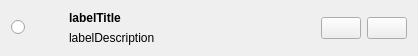
<?xml version="1.0" encoding="UTF-8"?>
<ui version="4.0">
 <class>ItemWidget</class>
 <widget class="QWidget" name="ItemWidget">
  <property name="geometry">
   <rect>
    <x>0</x>
    <y>0</y>
    <width>418</width>
    <height>56</height>
   </rect>
  </property>
  <property name="windowTitle">
   <string notr="true">ItemWidget</string>
  </property>
  <layout class="QGridLayout" name="gridLayout">
   <item row="0" column="1">
    <widget class="QLabel" name="labelIcon">
     <property name="minimumSize">
      <size>
       <width>32</width>
       <height>32</height>
      </size>
     </property>
     <property name="maximumSize">
      <size>
       <width>32</width>
       <height>32</height>
      </size>
     </property>
     <property name="text">
      <string notr="true"/>
     </property>
    </widget>
   </item>
   <item row="0" column="2">
    <layout class="QVBoxLayout" name="verticalLayout">
     <item>
      <widget class="QLabel" name="labelTitle">
       <property name="sizePolicy">
        <sizepolicy hsizetype="MinimumExpanding" vsizetype="Preferred">
         <horstretch>0</horstretch>
         <verstretch>0</verstretch>
        </sizepolicy>
       </property>
       <property name="font">
        <font>
         <weight>75</weight>
         <bold>true</bold>
        </font>
       </property>
       <property name="text">
        <string notr="true">labelTitle</string>
       </property>
      </widget>
     </item>
     <item>
      <widget class="QLabel" name="labelDescription">
       <property name="sizePolicy">
        <sizepolicy hsizetype="MinimumExpanding" vsizetype="MinimumExpanding">
         <horstretch>0</horstretch>
         <verstretch>0</verstretch>
        </sizepolicy>
       </property>
       <property name="text">
        <string notr="true">labelDescription</string>
       </property>
       <property name="wordWrap">
        <bool>true</bool>
       </property>
      </widget>
     </item>
    </layout>
   </item>
   <item row="0" column="3">
    <widget class="QPushButton" name="pushEdit">
     <property name="toolTip">
      <string>Edit</string>
     </property>
     <property name="text">
      <string/>
     </property>
    </widget>
   </item>
   <item row="0" column="4">
    <widget class="QPushButton" name="pushDelete">
     <property name="toolTip">
      <string>Delete</string>
     </property>
     <property name="text">
      <string/>
     </property>
    </widget>
   </item>
   <item row="0" column="0">
    <widget class="QRadioButton" name="radioState">
     <property name="toolTip">
      <string>Set or unset entry as default boot entry.</string>
     </property>
     <property name="text">
      <string/>
     </property>
    </widget>
   </item>
  </layout>
 </widget>
 <tabstops>
  <tabstop>radioState</tabstop>
  <tabstop>pushEdit</tabstop>
  <tabstop>pushDelete</tabstop>
 </tabstops>
 <resources/>
 <connections/>
</ui>
